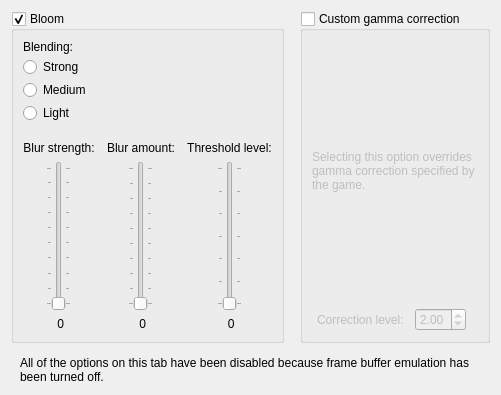
     <widget class="QWidget" name="postFilterTab">
      <property name="sizePolicy">
       <sizepolicy hsizetype="Preferred" vsizetype="Preferred">
        <horstretch>0</horstretch>
        <verstretch>0</verstretch>
       </sizepolicy>
      </property>
      <attribute name="title">
       <string>Filters</string>
      </attribute>
      <layout class="QVBoxLayout" name="postFilterVerticalLayout">
       <item>
        <layout class="QHBoxLayout" name="horizontalLayout_13">
         <property name="spacing">
          <number>16</number>
         </property>
         <item>
          <layout class="QVBoxLayout" name="verticalLayout_50">
           <item>
            <widget class="QGroupBox" name="bloomGroupBox">
             <property name="title">
              <string>Bloom</string>
             </property>
             <property name="checkable">
              <bool>true</bool>
             </property>
             <property name="checked">
              <bool>true</bool>
             </property>
             <layout class="QVBoxLayout" name="verticalLayout_15">
              <property name="spacing">
               <number>18</number>
              </property>
              <item>
               <widget class="QFrame" name="bloomBlendModeFrame">
                <layout class="QVBoxLayout" name="verticalLayout_39">
                 <property name="spacing">
                  <number>3</number>
                 </property>
                 <property name="leftMargin">
                  <number>0</number>
                 </property>
                 <property name="topMargin">
                  <number>0</number>
                 </property>
                 <property name="rightMargin">
                  <number>0</number>
                 </property>
                 <property name="bottomMargin">
                  <number>0</number>
                 </property>
                 <item>
                  <widget class="QLabel" name="bloomBlendModeLabel">
                   <property name="text">
                    <string>Blending:</string>
                   </property>
                  </widget>
                 </item>
                 <item>
                  <widget class="QRadioButton" name="bloomStrongRadioButton">
                   <property name="text">
                    <string>Strong</string>
                   </property>
                   <attribute name="buttonGroup">
                    <string notr="true">bloomBlendModeButtonGroup</string>
                   </attribute>
                  </widget>
                 </item>
                 <item>
                  <widget class="QRadioButton" name="bloomMildRadioButton">
                   <property name="text">
                    <string>Medium</string>
                   </property>
                   <attribute name="buttonGroup">
                    <string notr="true">bloomBlendModeButtonGroup</string>
                   </attribute>
                  </widget>
                 </item>
                 <item>
                  <widget class="QRadioButton" name="bloomLightRadioButton">
                   <property name="text">
                    <string>Light</string>
                   </property>
                   <attribute name="buttonGroup">
                    <string notr="true">bloomBlendModeButtonGroup</string>
                   </attribute>
                  </widget>
                 </item>
                </layout>
               </widget>
              </item>
              <item>
               <layout class="QGridLayout" name="gridLayout_2">
                <property name="horizontalSpacing">
                 <number>12</number>
                </property>
                <property name="verticalSpacing">
                 <number>6</number>
                </property>
                <item row="4" column="0" alignment="Qt::AlignHCenter">
                 <widget class="QSlider" name="blurStrengthSlider">
                  <property name="minimumSize">
                   <size>
                    <width>0</width>
                    <height>150</height>
                   </size>
                  </property>
                  <property name="minimum">
                   <number>10</number>
                  </property>
                  <property name="maximum">
                   <number>99</number>
                  </property>
                  <property name="orientation">
                   <enum>Qt::Vertical</enum>
                  </property>
                  <property name="tickPosition">
                   <enum>QSlider::TicksBothSides</enum>
                  </property>
                  <property name="tickInterval">
                   <number>10</number>
                  </property>
                 </widget>
                </item>
                <item row="4" column="2" alignment="Qt::AlignHCenter">
                 <widget class="QSlider" name="bloomThresholdSlider">
                  <property name="minimumSize">
                   <size>
                    <width>0</width>
                    <height>150</height>
                   </size>
                  </property>
                  <property name="minimum">
                   <number>2</number>
                  </property>
                  <property name="maximum">
                   <number>8</number>
                  </property>
                  <property name="orientation">
                   <enum>Qt::Vertical</enum>
                  </property>
                  <property name="tickPosition">
                   <enum>QSlider::TicksBothSides</enum>
                  </property>
                  <property name="tickInterval">
                   <number>1</number>
                  </property>
                 </widget>
                </item>
                <item row="4" column="1" alignment="Qt::AlignHCenter">
                 <widget class="QSlider" name="blurAmountSlider">
                  <property name="minimumSize">
                   <size>
                    <width>0</width>
                    <height>150</height>
                   </size>
                  </property>
                  <property name="minimum">
                   <number>1</number>
                  </property>
                  <property name="maximum">
                   <number>10</number>
                  </property>
                  <property name="orientation">
                   <enum>Qt::Vertical</enum>
                  </property>
                  <property name="tickPosition">
                   <enum>QSlider::TicksBothSides</enum>
                  </property>
                  <property name="tickInterval">
                   <number>1</number>
                  </property>
                 </widget>
                </item>
                <item row="1" column="1">
                 <widget class="QLabel" name="bloomBlurLabel">
                  <property name="text">
                   <string>Blur amount:</string>
                  </property>
                  <property name="alignment">
                   <set>Qt::AlignBottom|Qt::AlignHCenter</set>
                  </property>
                  <property name="wordWrap">
                   <bool>true</bool>
                  </property>
                 </widget>
                </item>
                <item row="1" column="0">
                 <widget class="QLabel" name="bloomBlurStrengthLabel">
                  <property name="text">
                   <string>Blur strength:</string>
                  </property>
                  <property name="alignment">
                   <set>Qt::AlignBottom|Qt::AlignHCenter</set>
                  </property>
                  <property name="wordWrap">
                   <bool>true</bool>
                  </property>
                 </widget>
                </item>
                <item row="1" column="2">
                 <widget class="QLabel" name="bloomThresholdLabel">
                  <property name="text">
                   <string>Threshold level:</string>
                  </property>
                  <property name="alignment">
                   <set>Qt::AlignBottom|Qt::AlignHCenter</set>
                  </property>
                  <property name="wordWrap">
                   <bool>true</bool>
                  </property>
                 </widget>
                </item>
                <item row="5" column="0">
                 <widget class="QLabel" name="blurStrengthLabel">
                  <property name="text">
                   <string notr="true"> 0</string>
                  </property>
                  <property name="alignment">
                   <set>Qt::AlignCenter</set>
                  </property>
                 </widget>
                </item>
                <item row="5" column="1">
                 <widget class="QLabel" name="blurAmountLabel">
                  <property name="text">
                   <string notr="true"> 0</string>
                  </property>
                  <property name="alignment">
                   <set>Qt::AlignCenter</set>
                  </property>
                 </widget>
                </item>
                <item row="5" column="2">
                 <widget class="QLabel" name="bloomThresholdLabel_2">
                  <property name="text">
                   <string notr="true"> 0</string>
                  </property>
                  <property name="alignment">
                   <set>Qt::AlignCenter</set>
                  </property>
                 </widget>
                </item>
               </layout>
              </item>
             </layout>
            </widget>
           </item>
           <item>
            <spacer name="verticalSpacer_4">
             <property name="orientation">
              <enum>Qt::Vertical</enum>
             </property>
            </spacer>
           </item>
          </layout>
         </item>
         <item>
          <layout class="QVBoxLayout" name="verticalLayout_51">
           <item>
            <widget class="QGroupBox" name="gammaCorrectionGroupBox">
             <property name="toolTip">
              <string>&lt;html&gt;&lt;head/&gt;&lt;body&gt;&lt;p&gt;Some N64 games use gamma correction to brighten the image. When the frame buffer is enabled, gamma correction is applied automatically for all games that use it on the N64. You can use your own gamma correction instead with this option. The default level, used on the N64, is 2.&lt;/p&gt;&lt;p&gt;[Recommended: &lt;span style=&quot; font-style:italic;&quot;&gt;Unchecked; 2.00&lt;/span&gt;]&lt;/p&gt;&lt;/body&gt;&lt;/html&gt;</string>
             </property>
             <property name="title">
              <string>Custom gamma correction</string>
             </property>
             <property name="checkable">
              <bool>true</bool>
             </property>
             <property name="checked">
              <bool>false</bool>
             </property>
             <layout class="QVBoxLayout" name="verticalLayout_16">
              <item>
               <widget class="QLabel" name="gammaLevelDescLabel">
                <property name="text">
                 <string>&lt;html&gt;&lt;head/&gt;&lt;body&gt;&lt;p&gt;Selecting this option overrides gamma correction specified by the game.&lt;/p&gt;&lt;/body&gt;&lt;/html&gt;</string>
                </property>
                <property name="wordWrap">
                 <bool>true</bool>
                </property>
               </widget>
              </item>
              <item>
               <layout class="QHBoxLayout" name="horizontalLayout_14">
                <item>
                 <widget class="QLabel" name="gammaLevelLabel">
                  <property name="sizePolicy">
                   <sizepolicy hsizetype="Fixed" vsizetype="Preferred">
                    <horstretch>0</horstretch>
                    <verstretch>0</verstretch>
                   </sizepolicy>
                  </property>
                  <property name="toolTip">
                   <string/>
                  </property>
                  <property name="text">
                   <string>Correction level:</string>
                  </property>
                  <property name="buddy">
                   <cstring>gammaLevelSpinBox</cstring>
                  </property>
                 </widget>
                </item>
                <item>
                 <widget class="QDoubleSpinBox" name="gammaLevelSpinBox">
                  <property name="sizePolicy">
                   <sizepolicy hsizetype="Fixed" vsizetype="Fixed">
                    <horstretch>0</horstretch>
                    <verstretch>0</verstretch>
                   </sizepolicy>
                  </property>
                  <property name="toolTip">
                   <string>&lt;html&gt;&lt;head/&gt;&lt;body&gt;&lt;p&gt;&lt;span style=&quot; font-weight:600;&quot;&gt;Gamma correction.&lt;/span&gt;&lt;/p&gt;&lt;p&gt;Some N64 games use gamma correction. Gamma correction makes image brighter. N64 applies gamma correction in its Video Interface. &lt;/p&gt;&lt;p&gt;GLideN64 emulates gamma correction as post-processing effect. That is, it works only when frame buffer emulation enabled. Gamma correction enabled automatically for games, which use it on real N64. You may force gamma correction for all games. Default level of gamma correction is 2, as on N64.&lt;/p&gt;&lt;p&gt;[Recommended: &lt;span style=&quot; font-style:italic;&quot;&gt;use defaults&lt;/span&gt;]&lt;/p&gt;&lt;/body&gt;&lt;/html&gt;</string>
                  </property>
                  <property name="minimum">
                   <double>1.000000000000000</double>
                  </property>
                  <property name="maximum">
                   <double>4.000000000000000</double>
                  </property>
                  <property name="singleStep">
                   <double>0.100000000000000</double>
                  </property>
                  <property name="value">
                   <double>2.000000000000000</double>
                  </property>
                 </widget>
                </item>
                <item>
                 <spacer name="horizontalSpacer_16">
                  <property name="orientation">
                   <enum>Qt::Horizontal</enum>
                  </property>
                 </spacer>
                </item>
               </layout>
              </item>
             </layout>
            </widget>
           </item>
           <item>
            <spacer name="verticalSpacer_5">
             <property name="orientation">
              <enum>Qt::Vertical</enum>
             </property>
             <property name="sizeType">
              <enum>QSizePolicy::Expanding</enum>
             </property>
            </spacer>
           </item>
          </layout>
         </item>
        </layout>
       </item>
       <item>
        <widget class="QFrame" name="frameBufferInfoFrame2">
         <layout class="QHBoxLayout" name="horizontalLayout_21">
          <property name="spacing">
           <number>9</number>
          </property>
          <property name="leftMargin">
           <number>0</number>
          </property>
          <property name="topMargin">
           <number>0</number>
          </property>
          <property name="rightMargin">
           <number>0</number>
          </property>
          <property name="bottomMargin">
           <number>0</number>
          </property>
          <item>
           <widget class="QLabel" name="frameBufferInfoIcon2">
            <property name="sizePolicy">
             <sizepolicy hsizetype="Fixed" vsizetype="Preferred">
              <horstretch>0</horstretch>
              <verstretch>0</verstretch>
             </sizepolicy>
            </property>
            <property name="text">
             <string notr="true">&lt;html&gt;&lt;head/&gt;&lt;body&gt;&lt;p&gt;&lt;img src=&quot;:/Info.ico&quot;/&gt;&lt;/p&gt;&lt;/body&gt;&lt;/html&gt;</string>
            </property>
           </widget>
          </item>
          <item>
           <widget class="QLabel" name="frameBufferInfoLabel2">
            <property name="text">
             <string>All of the options on this tab have been disabled because frame buffer emulation has been turned off.</string>
            </property>
            <property name="wordWrap">
             <bool>true</bool>
            </property>
           </widget>
          </item>
         </layout>
        </widget>
       </item>
      </layout>
     </widget>
